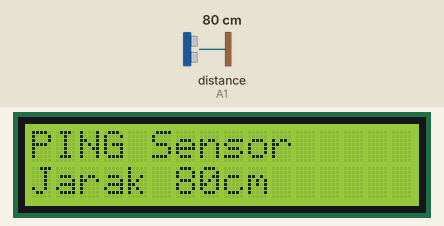
This sketch was run on a simulated Arduino Uno, built with avr-gcc and run on an emulated ATmega328P. Parts: 16×2 character LCD. Wiring (inferred from the names in the program): ultrasonic range finder: trigger A1; echo A1. The inputs (shaded band) are chosen by the test bench; at power-on: distance to the obstacle (sensor on A1) 80 cm. The echo pulse lasts 58.3 µs per cm.

Above: at 1.2 s.
1.3 s: distance to the obstacle (sensor on A1) set to 9 cm
At 2.1 s:
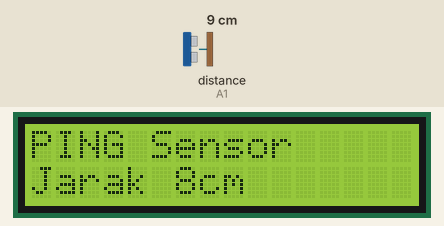
3.0 s: distance to the obstacle (sensor on A1) set to 2 cm
At 3.6 s:
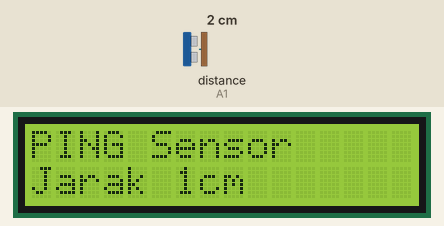
4.7 s: distance to the obstacle (sensor on A1) set to 4 cm
At 5.2 s:
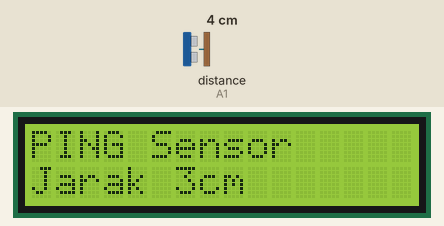
Timing chart, 0 to 7.7 s (numbered marks = the images above; inputs shaded):
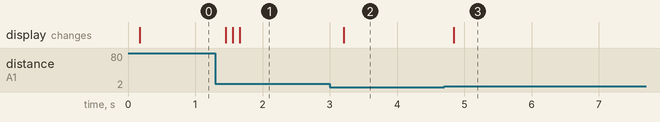

Measured:
- after the input at 1.3 s, the display: changes after 0.15 s (image 1)
- after the input at 3.0 s, the display: changes after 0.20 s (image 2)
- after the input at 4.7 s, the display: changes after 0.15 s (image 3)

The sketch:

13_16520106_02.ino
```cpp
#include <LiquidCrystal.h>
LiquidCrystal lcd (7,6,5,4,3,2);
const int ping_Pin = A1;
long dur, cm;

long microsecondsToCentimeters(long microseconds){
  return microseconds/29/2;
}

long read_sensor_ultrasonic(){
  long durasi,jarak;

  pinMode(ping_Pin,OUTPUT);
  digitalWrite(ping_Pin, LOW);
  delayMicroseconds(2);
  digitalWrite(ping_Pin, HIGH);
  delayMicroseconds(5);
  digitalWrite(ping_Pin, LOW);

  pinMode(ping_Pin, INPUT);
  durasi = pulseIn(ping_Pin, HIGH);
  jarak = microsecondsToCentimeters(durasi);
  delay(100);
  return jarak;
}

void print_cm(long cm){
  if(cm>100){
     lcd.print("cm");
  }else{
  	 lcd.print("cm ");
  }
}

void setup()
{
  lcd.begin(16,2);
  lcd.print("PING Sensor");
}

void loop()
{
  cm = read_sensor_ultrasonic();

  lcd.setCursor(0,1);
  lcd.print("Jarak ");
  lcd.setCursor(6,1);
  lcd.print(cm);
  print_cm(cm);

}
```
